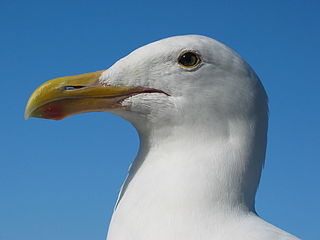
#> input picture HW1-Laplacian Blending, Histogram Equalization and Convolution /Source/input1.jpg, 320 x 240 px
$ python main_bonus.py '../../HW1-Laplacian Blending, Histogram Equalization and Convolution /Source/input1.jpg' out.png
#> lines starting #> are read from the running program, lines starting #| are printed output that depends on the picture
#> further down, img is the input picture: shape (240, 320, 3); mean B, G, R 166.6, 134.6, 97.1
# ================================================
# Skeleton codes for HW4
# Read the skeleton codes carefully and put all your
# codes into main function
# ================================================

import sys

import cv2
import maxflow
import numpy as np
from scipy.spatial import Delaunay
from skimage.segmentation import slic


# [7 lines left out: function help_message, not called in this run]


drawing = False  # true if mouse is pressed
mode = True  # if True, draw background. Press 'b' to toggle to foreground
ix, iy = -1, -1


# mouse callback function
# [30 lines left out: function draw_circle, not called in this run]


# Calculate the SLIC superpixels, their histograms and neighbors
def superpixels_histograms_neighbors(img):
    # SLIC
    segments = slic(img, n_segments=500, compactness=19)
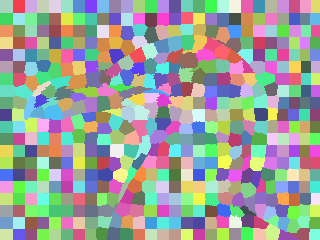
#> segments: shape (240, 320) int64; 525 distinct labels, from 1 to 525; one colour per label, 0 black
    segments_ids = np.unique(segments)
#> segments_ids = 525 values from 1 to 525

    # centers
    centers = np.array([np.mean(np.nonzero(segments == i), axis=1) for i in segments_ids])
#> centers = 525 pairs, first value 5.5 to 235.7, second value 5.5 to 315

    # H-S histograms for all superpixels
    hsv = cv2.cvtColor(img.astype('float32'), cv2.COLOR_BGR2HSV)
#> hsv: shape (240, 320, 3) float32; mean H, S, V 168.8, 0.5, 169.9
    bins = [25, 25]  # H = S = 20
    ranges = [0, 360, 0, 1]  # H: [0, 360], S: [0, 1]
    colors_hists = np.float32(
        [cv2.calcHist([hsv], [0, 1], np.uint8(segments == i), bins, ranges).flatten() for i in segments_ids])
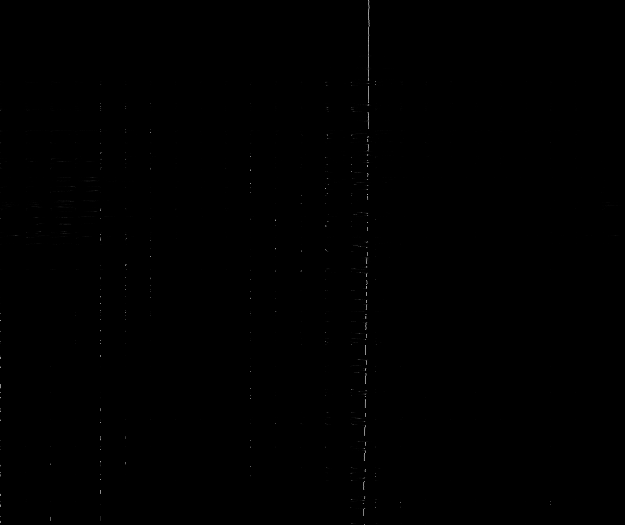
#> colors_hists: shape (525, 625) float32; min 0, max 178, mean 0.2

    # neighbors via Delaunay tesselation
    tri = Delaunay(centers)

    return (centers, colors_hists, segments, tri.vertex_neighbor_vertices)


# Get superpixels IDs for FG and BG from marking
# [4 lines left out: function find_superpixels_under_marking, not called in this run]


# Sum up the histograms for a given selection of superpixel IDs, normalize
def cumulative_histogram_for_superpixels(ids, histograms):
    h = np.sum(histograms[ids], axis=0)
    return h / h.sum()


# Get a bool mask of the pixels for a given selection of superpixel IDs
def pixels_for_segment_selection(superpixels_labels, selection):
    pixels_mask = np.where(np.isin(superpixels_labels, selection), True, False)
    return pixels_mask


# Get a normalized version of the given histograms (divide by sum)
def normalize_histograms(histograms):
    return np.float32([h / h.sum() for h in histograms])


# Perform graph cut using superpixels histograms
# [73 lines left out: functions do_graph_cut, RMSD, calculate_mask, not called in this run]


def init_superpixels():
    centers, color_hists, superpixels, neighbors = superpixels_histograms_neighbors(img)
    norm_hists = normalize_histograms(color_hists)
    return centers, color_hists, superpixels, neighbors, norm_hists


if __name__ == '__main__':
    # validate the input arguments
    if (len(sys.argv) != 3):
        help_message()
        sys.exit()

    img = cv2.imread(sys.argv[1], cv2.IMREAD_COLOR)
    # ======================================== #
    # write all your codes here
    # standard assignment
    centers, color_hists, superpixels, neighbors, norm_hists = init_superpixels()

    disp_img = img.copy()

    # bonus
    cv2.namedWindow('image')
    cv2.setMouseCallback('image', draw_circle)
    cv2.imshow('image', disp_img)
    overlay = np.ones_like(disp_img, dtype='uint8') * 255

    frame = np.hstack((disp_img, overlay))
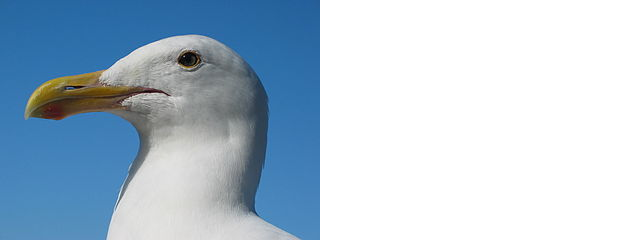
#> frame: shape (240, 640, 3); mean B, G, R 210.8, 194.8, 176

    fourcc = cv2.VideoWriter_fourcc(*'mp4v')
    output_name = sys.argv[2] + "bonus.mp4"
    out = cv2.VideoWriter(output_name, fourcc, 15.0, (frame.shape[1], frame.shape[0]))

    mask = np.ones_like(disp_img, dtype='uint8')
    masked_img = cv2.merge((mask, mask, mask))
    cv2.imshow('output', mask)
    while True:
        k = cv2.waitKey(1) & 0xFF
#> (key Esc is pressed here)
        if k == ord('b'):
            mode = not mode
        elif k == 27:
            break
    out.release()
    cv2.destroyAllWindows()
    # ======================================== #
